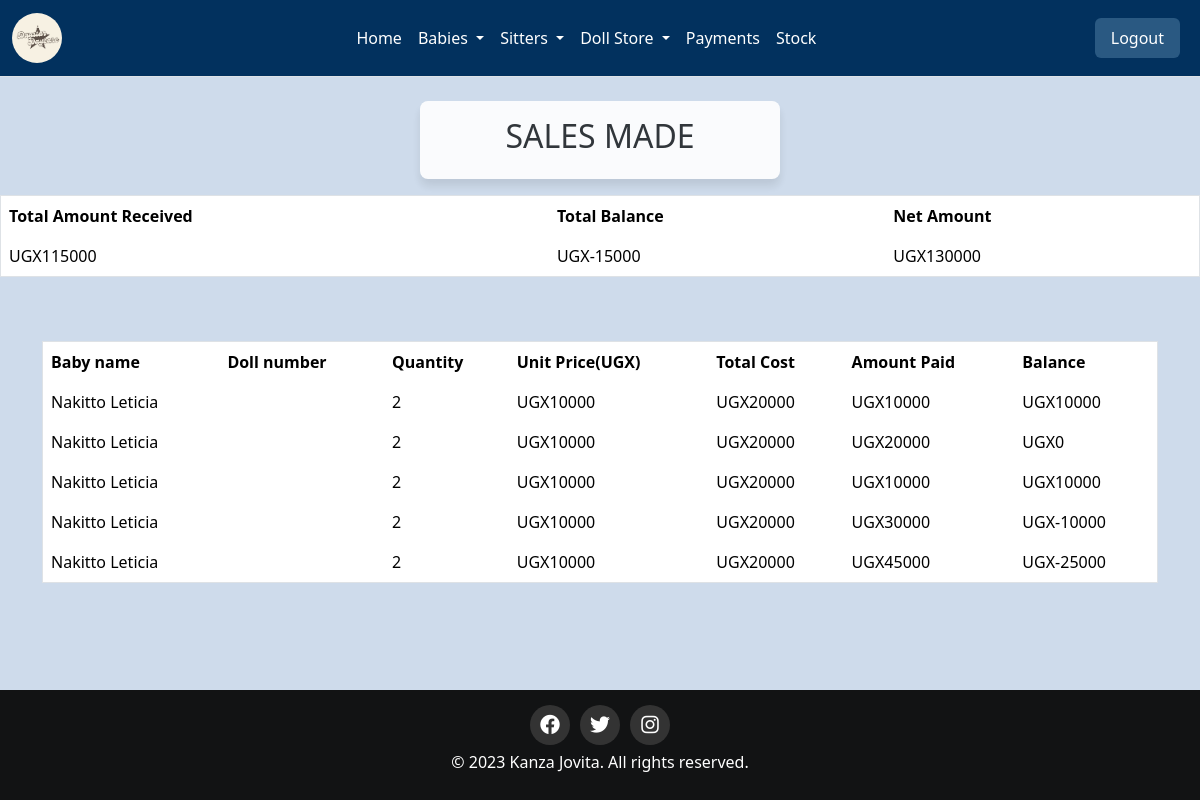
Page /all_sales/ (signed in) on the earlier database version.
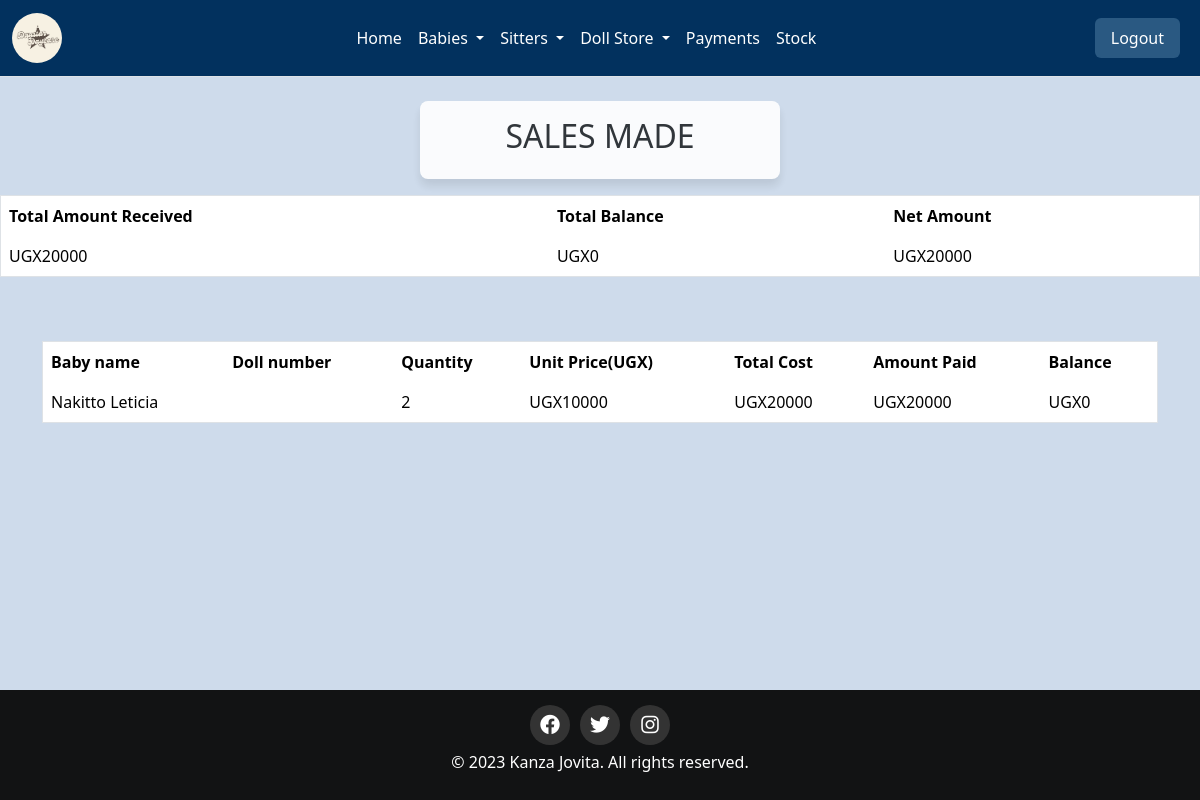
Same page on the later database version.
### home/models.py (models this page shows, shortened)
class Salesrecord(models.Model):
    doll=models.ForeignKey(Doll, on_delete=models.CASCADE,null=False, blank=False)
    payee=models.ForeignKey(Babyreg, on_delete=models.CASCADE,null=False,blank=False)
    quantity_sold=models.IntegerField(default=0)
    amount_received=models.IntegerField(default=0)
    sale_date=models.DateField(default=timezone.now)
    unit_price=models.IntegerField(default=0)
    def get_total(self):
        total= self.quantity_sold * self.unit_price
        return int( total)
    def get_change(self):
        change= self.get_total() - self.amount_received
        return int(change)#sales is linked to products

class Babyreg(models.Model):
    c_stay = models.ForeignKey(Categorystay,on_delete = models.CASCADE,null=False,blank = False)#this links class Babe to class Categorystay
    Baby_name = models.CharField(max_length=30, null='False',blank = 'False')
    Baby_number = models.CharField(max_length=30, null='False',blank = 'False')
    Date = models.DateField(default=timezone.now)
    Gender = models.CharField(max_length=30, null='False',blank = 'False')
    Age = models.IntegerField()
    Location = models.CharField(max_length=30, null='False',blank = 'False')
    Parents_names = models.CharField(max_length=30, null='False',blank = 'False')
    def __str__(self):
        return self.Baby_name

### home/views.py (the view)
# urls.py: path('all_sales/', views.all_sales, name='all_sales'),
@login_required
def all_sales(request):
    sales=Salesrecord.objects.all()
    total=sum([items.amount_received for items in sales])
    change=sum([items.get_change() for items in sales])
    net=total-change
    return render(request,'all_sales.html',{'sales':sales,'total':total,'change':change,'net':net})

### home/templates/all_sales.html (shortened to what this page needs)
 {% extends 'base.html'%} {% block content%}
<br>
<div class="card-header">
  <h2>SALES MADE</h2>
</div>
  <table class="table">
    <thead class="thead-dark">
      <tr>
        <th scope="col">Total Amount Received</th>
        <th scope="col">Total Balance</th>
        <th scope="col">Net Amount</th>
      </tr>
    </thead>
    <tbody>
      <tr>
        <td>UGX{{total}}</td>
        <td>UGX{{change}}</td>
        <td>UGX{{net}}</td>
      </tr>
    </tbody>
  </table>
<br><br>
<div class="container">
  <table class="table">
    <thead class="thead-dark">
      <tr>
        <th scope="col">Baby name</th>
        <th scope="col">Doll number</th>
        <th scope="col">Quantity</th>
        <th scope="col">Unit Price(UGX)</th>
        <th scope="col">Total Cost</th>
        <th scope="col">Amount Paid</th>
        <th scope="col">Balance</th>
      </tr>
    </thead>
    {% for sale in sales %}
    <tbody>
      <tr>
        <td>{{sale.payee | title}}</td>
        <td>{{ sale.doll.name | title }}</td>
        <td>{{sale.quantity_sold}}</td>
        <td>UGX{{sale.unit_price}}</td>
        <td>UGX{{sale.get_total}}</td>
        <td>UGX{{sale.amount_received}}</td>
        <td>UGX{{sale.get_change}}</td>
      </tr>
    </tbody>
    {% endfor %}
  </table>
  <br><br><br>
</div>
{% endblock %}

### home/templates/base.html (shortened to what this page needs)
{% load static %}
<!DOCTYPE html>
<html lang="en">
  <head>
    <link
      rel="stylesheet"
      href="https://cdnjs.cloudflare.com/ajax/libs/font-awesome/6.0.0-beta3/css/all.min.css"
    />
    <link rel="stylesheet" href="{% static 'css/main.css' %}" />
    {% load bootstrap5 %} {% bootstrap_css %} {% bootstrap_javascript %}
  </head>
  <body>
    <div>
      <nav
        class="navbar navbar-expand-lg border-bottom border-body"
        style="background-color: #02315E"
      >
        <div class="container-fluid">
          <a class="navbar-brand" href=""
            ><img style="border-radius: 50px;"
              src="{% static 'images/logo.jpg' %}"
              alt="logo"
              class="logo-img"
          /></a>
          <div
            class="collapse navbar-collapse justify-content-center"
            id="navbarColor01"
          >
            <ul class="navbar-nav">
              <li class="nav-item">
                <a class="nav-link active text-white" href="/home/" id="t">Home</a>
              </li>
              <li class="nav-item dropdown">
                <a
                  class="nav-link dropdown-toggle active text-white"
                  href=""
                  id="babiesDropdown"
                  role="button"
                  data-bs-toggle="dropdown"
                  aria-haspopup="true"
                  aria-expanded="false"
                >
                  Babies
                </a>
              </li>
              <li class="nav-item dropdown">
                <a
                  class="nav-link dropdown-toggle active text-white"
                  href=""
                  id="sittersDropdown"
                  role="button"
                  data-bs-toggle="dropdown"
                  aria-haspopup="true"
                  aria-expanded="false"
                >
                  Sitters
                </a>
              </li>
              <li class="nav-item dropdown">
                <a
                  class="nav-link dropdown-toggle active text-white"
                  href="#"
                  id="dollDropdown"
                  role="button"
                  data-bs-toggle="dropdown"
                  aria-haspopup="true"
                  aria-expanded="false"
                >
                  Doll Store
                </a>
              </li>
              <li class="nav-item">
                <a class="nav-link active text-white" href="/paymentform/" id="t"
                  >Payments</a
                >
              </li>
              <li class="nav-item">
                <a class="nav-link active text-white" href="/inventory/" id="t"
                  >Stock</a
                >
              </li>
            </ul>
          </div>
          <div class="ml-auto">
            <a class="btn btn-light" href="/logout" id="medi">Logout</a>
          </div>
        </div>
      </nav>
    </div>
    {% block content %} {% endblock %}
    <br /><br /><br />
    <footer>
      <div class="footer">
        <div class="social-icons">
          <a href="https://www.facebook.com/your-page" target="_blank"
            ><i class="fab fa-facebook"></i
          ></a>
          <a href="https://twitter.com/your-handle" target="_blank"
            ><i class="fab fa-twitter"></i
          ></a>
          <a href="https://www.instagram.com/your-account/" target="_blank"
            ><i class="fab fa-instagram"></i
          ></a>
        </div>
        <p>&copy; 2023 Kanza Jovita. All rights reserved.</p>
      </div>
    </footer>
  </body>
</html>

### home/static/css/main.css (style rules this page uses)
.logo-img { width:50px; border-radius: 10%; height: 50px; }
.card-header { border: 1px #333; opacity:90%; width: 87%; text-align: center; box-shadow: 0 7px 10px rgba(0, 0, 0, 0.1); border-radius: 8px; width:30%; margin: 0 auto; background-color: aliceblue; text-align: center; }
.table th, .table td { padding: 8px; text-align: left; border: none; outline: none; }
.table th { color: black; }
.table th, .table td { white-space: nowrap; }
.table { text-align: center; }
.nav-link { font-size: larger; }
.navbar-nav .nav-link { font-weight: normal; color: rgb(0, 0, 0); transition: color 0.3s; }
.social-icons { display: flex; justify-content: center; align-items: center; color: white; }
.social-icons a { display: inline-block; width: 40px; height: 40px; background-color: #333; color: #fff; border-radius: 50%; font-size: 20px; margin: 5px; text-align: center; line-height: 40px; transition: background-color 0.3s ease; }
.footer { background-color: #121314; color: white; position:fixed; left: 0; bottom: 0; width: 100%; text-align: center; padding: 10px; }

### home/templates/all_sales.html (style rules this page uses)
body { background-color: rgba(158, 184, 217, 0.5); }
.btn { background-color: #2a5982; color: #fff; border: none; padding: 0.5rem 1rem; margin-right: 0.5rem; cursor: pointer; }
.card-header { background-color: #fff; padding: 1rem; margin-bottom: 1rem; }
.table { width: 100%; border-collapse: collapse; border: 1px solid #dee2e6; }
th, td { border: 1px solid #dee2e6; padding: 0.75rem; text-align: left; }
th { background-color: #f0f0f0; }

Differences in the rows shown:
removed Salesrecord: payee "Nakitto Leticia", quantity_sold "2", unit_price "10000", get_total "20000", amount_received "10000", get_change "10000"
removed Salesrecord: payee "Nakitto Leticia", quantity_sold "2", unit_price "10000", get_total "20000", amount_received "10000", get_change "10000"
removed Salesrecord: payee "Nakitto Leticia", quantity_sold "2", unit_price "10000", get_total "20000", amount_received "30000", get_change "-10000"
removed Salesrecord: payee "Nakitto Leticia", quantity_sold "2", unit_price "10000", get_total "20000", amount_received "45000", get_change "-25000"
Other differences:
{{ total }}: "115000" → "20000"
{{ change }}: "-15000" → "0"
{{ net }}: "130000" → "20000"
